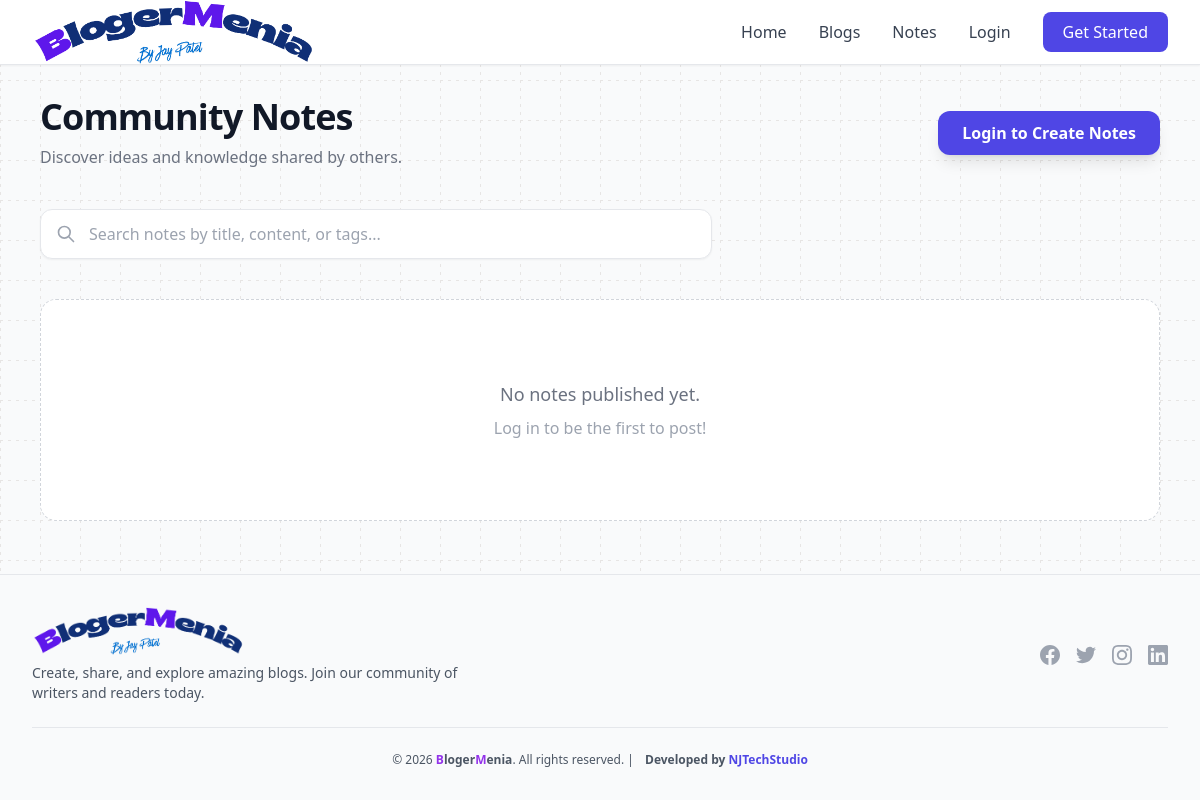
Page /notes/ on the earlier database version.
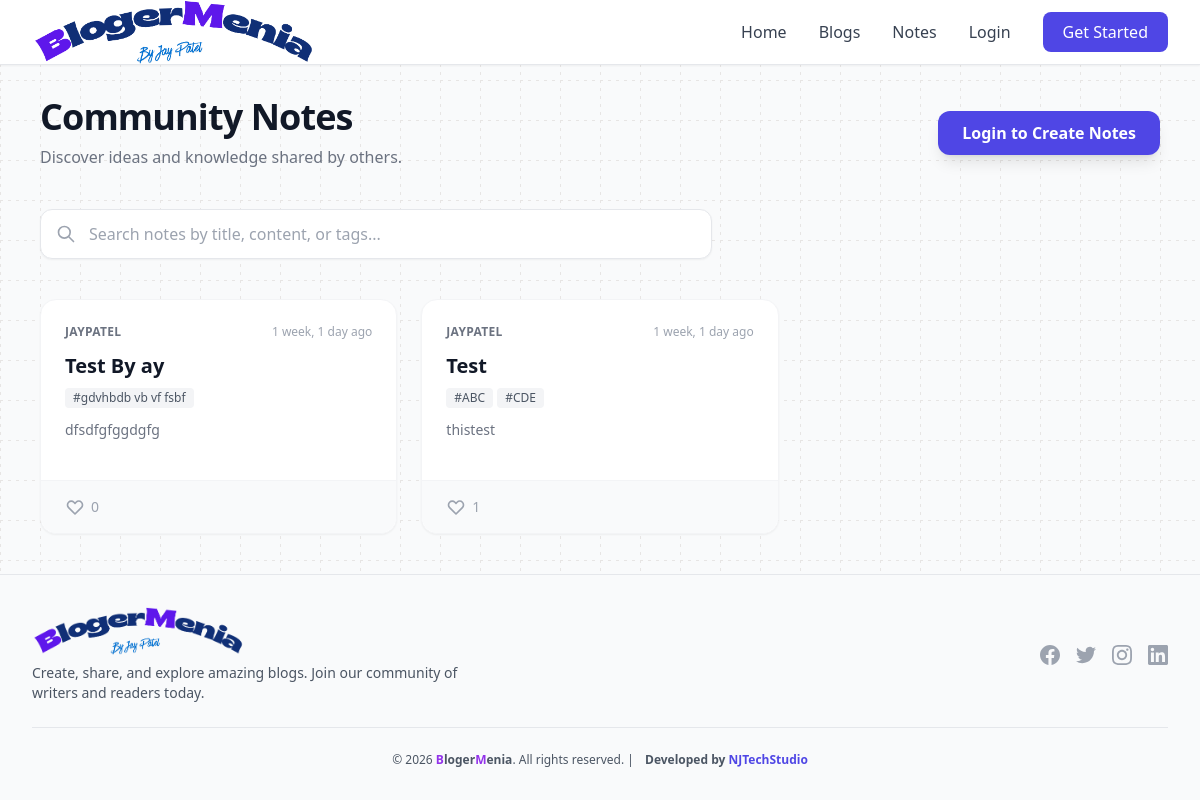
Same page on the later database version.
### notes/models.py (models this page shows, shortened)
class Note(models.Model):
    user = models.ForeignKey(settings.AUTH_USER_MODEL, on_delete=models.CASCADE, related_name='notes')
    title = models.CharField(max_length=200)
    content = models.TextField()
    tags = models.CharField(max_length=500, blank=True, help_text="Comma-separated tags")
    likes = models.ManyToManyField(settings.AUTH_USER_MODEL, related_name='liked_notes', blank=True)
    is_public = models.BooleanField(default=True)
    created_at = models.DateTimeField(auto_now_add=True)
    updated_at = models.DateTimeField(auto_now=True)
    @property
    def total_likes(self):
        return self.likes.count()
    def get_tags_list(self):
        if not self.tags:
            return []
        return [tag.strip() for tag in self.tags.split(',') if tag.strip()]

### blogs/models.py (models this page shows, shortened)
class User(AbstractUser):
    profile_image = models.ImageField(upload_to='profile_images/', null=True, blank=True)
    headline = models.CharField(max_length=255, null=True, blank=True, help_text="A short professional headline")
    bio = models.TextField(null=True, blank=True, help_text="Bio or about section")
    class Meta:
        verbose_name = "User"
        verbose_name_plural = "Users"

### notes/views.py (the view)
# urls.py: path('', views.NoteFeedView.as_view(), name='note_feed'),
class NoteFeedView(ListView):
    model = Note
    template_name = 'notes/note_feed.html'
    context_object_name = 'notes'
    paginate_by = 9
    def get_queryset(self):
        queryset = Note.objects.filter(is_public=True).order_by('-created_at')
        search_query = self.request.GET.get('q')
        if search_query:
            queryset = queryset.filter(
                Q(title__icontains=search_query) |
                Q(content__icontains=search_query) |
                Q(tags__icontains=search_query)
            )
        return queryset
    def get_context_data(self, **kwargs):
        context = super().get_context_data(**kwargs)
        return context

### notes/templates/notes/note_feed.html (shortened to what this page needs)
{% extends 'base.html' %}
{% block content %}
<div class="container mx-auto px-4 py-8 max-w-6xl">
    <div class="flex flex-col md:flex-row justify-between items-center mb-10 gap-4">
        <div>
            <h1 class="text-4xl font-extrabold text-gray-900 tracking-tight">Community Notes</h1>
            <p class="text-gray-500 mt-2">Discover ideas and knowledge shared by others.</p>
        </div>
        {% if user.is_authenticated %}
        <a href="{% url 'my_note_list' %}"
            class="bg-white hover:bg-gray-50 text-gray-700 font-semibold py-2.5 px-6 rounded-xl border border-gray-200 shadow-sm transition-all hover:border-indigo-300 hover:text-indigo-600">
            Go to My Notes
        </a>
        {% else %}
        <a href="{% url 'account_login' %}?next={% url 'my_note_list' %}"
            class="bg-indigo-600 hover:bg-indigo-700 text-white font-semibold py-2.5 px-6 rounded-xl shadow-lg transition-all hover:shadow-indigo-500/30">
            Login to Create Notes
        </a>
        {% endif %}
    </div>
    <div class="mb-10 max-w-2xl">
        <form method="GET" action="" class="relative">
            <input type="text" name="q" value="{{ request.GET.q|default:'' }}"
                placeholder="Search notes by title, content, or tags..."
                class="w-full pl-12 pr-4 py-3 rounded-xl border border-gray-200 focus:border-indigo-500 focus:ring-2 focus:ring-indigo-200 focus:outline-none transition-all shadow-sm text-gray-700">
            <div class="absolute inset-y-0 left-0 pl-4 flex items-center pointer-events-none">
            </div>
        </form>
    </div>
    <div class="grid grid-cols-1 md:grid-cols-2 lg:grid-cols-3 gap-6">
        {% for note in notes %}
        <div class="bg-white rounded-2xl shadow-sm border border-gray-100 flex flex-col group relative h-full cursor-pointer"
            onclick="window.location='{% url 'note_detail' pk=note.pk %}'">
            <div class="p-6 flex-1 flex flex-col">
                <div class="flex justify-between items-start mb-3">
                    <span class="text-xs font-semibold text-gray-500 uppercase tracking-wide">
                        {{ note.user.username }}
                    </span>
                    <span class="text-xs text-gray-400">{{ note.created_at|timesince }} ago</span>
                </div>
                <h2 class="text-xl font-bold text-gray-900 mb-2 line-clamp-2 group-hover:text-indigo-600">
                    {{ note.title }}
                </h2>
                {% if note.tags %}
                <div class="flex flex-wrap gap-1 mb-3">
                    {% for tag in note.get_tags_list|slice:":3" %}
                    <span
                        class="inline-flex items-center px-2 py-0.5 rounded text-xs font-medium bg-gray-100 text-gray-600">
                        #{{ tag }}
                    </span>
                    {% endfor %}
                </div>
                {% endif %}
                <div class="text-gray-500 text-sm line-clamp-3 mb-4">
                    {{ note.content|striptags }}
                </div>
            </div>
            <div
                class="px-6 py-4 bg-gray-50 border-t border-gray-100 flex justify-between items-center rounded-b-2xl mt-auto">
                {% if user.is_authenticated %}
                <form action="{% url 'like_note' pk=note.pk %}" method="POST" class="flex items-center"
                    onclick="event.stopPropagation();">
                    {% csrf_token %}
                    <button type="submit"
                        class="flex items-center gap-1.5 text-gray-500 hover:text-pink-600 transition-colors group/btn">
                        <svg xmlns="http://www.w3.org/2000/svg"
                            class="h-5 w-5 {% if request.user in note.likes.all %}text-pink-600 fill-current{% else %}group-hover/btn:scale-110 transition-transform{% endif %}"
                            fill="none" viewBox="0 0 24 24" stroke="currentColor">
                            <path stroke-linecap="round" stroke-linejoin="round" stroke-width="2"
                                d="M4.318 6.318a4.5 4.5 0 000 6.364L12 20.364l7.682-7.682a4.5 4.5 0 00-6.364-6.364L12 7.636l-1.318-1.318a4.5 4.5 0 00-6.364 0z" />
                        </svg>
                        <span
                            class="font-medium text-sm {% if request.user in note.likes.all %}text-pink-600{% endif %}">
                            {{ note.total_likes }}
                        </span>
                    </button>
                </form>
                {% else %}
                <a href="{% url 'account_login' %}?next={{ request.path }}"
                    class="flex items-center gap-1.5 text-gray-400 hover:text-pink-600 transition-colors"
                    onclick="event.stopPropagation();">
                    <svg xmlns="http://www.w3.org/2000/svg" class="h-5 w-5" fill="none" viewBox="0 0 24 24"
                        stroke="currentColor">
                        <path stroke-linecap="round" stroke-linejoin="round" stroke-width="2"
                            d="M4.318 6.318a4.5 4.5 0 000 6.364L12 20.364l7.682-7.682a4.5 4.5 0 00-6.364-6.364L12 7.636l-1.318-1.318a4.5 4.5 0 00-6.364 0z" />
                    </svg>
                    <span class="font-medium text-sm">{{ note.total_likes }}</span>
                </a>
                {% endif %}
            </div>
        </div>
        {% empty %}
        <div class="col-span-full">
            <div class="text-center py-20 bg-white rounded-2xl border border-dashed border-gray-300">
                <p class="text-gray-500 text-lg">No notes published yet.</p>
                {% if user.is_authenticated %}
                <a href="{% url 'create_note' %}"
                    class="mt-4 inline-block text-indigo-600 font-semibold hover:underline">
                    Create a Note
                </a>
                {% else %}
                <p class="mt-2 text-gray-400">Log in to be the first to post!</p>
                {% endif %}
            </div>
        </div>
        {% endfor %}
    </div>
</div>
{% endblock %}

### templates/base.html (shortened to what this page needs)
{% load static %}
<!DOCTYPE html>
<html lang="en">
<head>
    <script src="https://cdn.tailwindcss.com"></script>
</head>
<body class="bg-gray-50 text-gray-800 flex flex-col min-h-screen">
    {% include 'includes/header.html' %}
    <main class="flex-grow">
        {% block content %}{% endblock %}
    </main>
    {% include 'includes/footer.html' %}
</body>
</html>

### templates/includes/header.html (shortened to what this page needs)
{% load static %}
<nav class="bg-white border-b border-gray-200 sticky top-0 z-50 shadow-sm">
  <div class="max-w-7xl mx-auto px-4 sm:px-6 lg:px-8">
    <div class="flex justify-between items-center h-16">
      <a href="{% url 'home' %}" class="flex items-center gap-2">
        <img src="{% static 'images/logo.png' %}" alt="BlogerMenia Logo" class="h-16 w-auto">
      </a>
      <div class="hidden md:flex items-center space-x-8">
        <a href="{% url 'home' %}"
          class="transition-colors font-medium {% if request.path == '/' %}text-indigo-600 font-semibold{% else %}text-gray-700 hover:text-indigo-600{% endif %}">
          Home
        </a>
        <a href="{% url 'blogs-list' %}" class="text-gray-700 hover:text-indigo-600 transition-colors font-medium">
          Blogs
        </a>
        <a href="{% url 'note_feed' %}" class="text-gray-700 hover:text-indigo-600 transition-colors font-medium">
          Notes
        </a>
        {% if user.is_authenticated %}
        <div class="relative group">
          <button class="flex items-center gap-2 text-gray-700 hover:text-indigo-600 transition-colors font-medium">
            {% if user.profile_image %}
            <img src="{{ user.profile_image.url }}" alt="{{ user.get_display_name }}"
              class="w-8 h-8 rounded-full object-cover border-2 border-indigo-600">
            {% else %}
            <div class="w-8 h-8 bg-indigo-600 rounded-full flex items-center justify-center text-white font-semibold">
              {% if user.first_name %}
              {{ user.first_name.0|upper }}
              {% else %}
              {{ user.email.0|upper }}
              {% endif %}
            </div>
            {% endif %}
            <span>{{ user.get_display_name }}</span>
          </button>
          <div
            class="absolute right-0 mt-2 w-48 bg-white rounded-lg shadow-lg border border-gray-200 py-2 opacity-0 invisible group-hover:opacity-100 group-hover:visible transition-all duration-200">
            <div class="px-4 py-2 border-b border-gray-200">
              <p class="text-sm font-medium text-gray-900">{{ user.get_display_name }}</p>
              <p class="text-xs text-gray-500">{{ user.email }}</p>
            </div>
            <a href="{% url 'profile' %}"
              class="block px-4 py-2 text-sm text-gray-700 hover:bg-gray-100 transition-colors">
              Profile Settings
            </a>
            <a href="{% url 'user-blogs-edit' username=request.user.username %}"
              class="block px-4 py-2 text-sm text-gray-700 hover:bg-gray-100 transition-colors">
              My Blogs
            </a>
            <a href="{% url 'my_note_list' %}"
              class="block px-4 py-2 text-sm text-gray-700 hover:bg-gray-100 transition-colors">
              My Notes
            </a>
            <form method="post" action="{% url 'account_logout' %}" class="m-0">
              {% csrf_token %}
              <button type="submit"
                class="w-full text-left px-4 py-2 text-sm text-gray-700 hover:bg-gray-100 flex items-center gap-2">
                <svg class="w-4 h-4" fill="none" stroke="currentColor" viewBox="0 0 24 24">
                  <path stroke-linecap="round" stroke-linejoin="round" stroke-width="2"
                    d="M17 16l4-4m0 0l-4-4m4 4H7m6 4v1a3 3 0 01-3 3H6a3 3 0 01-3-3V7a3 3 0 013-3h4a3 3 0 013 3v1" />
                </svg>
                Logout
              </button>
            </form>
          </div>
        </div>
        {% else %}
        <a href="{% url 'account_login' %}" class="text-gray-700 hover:text-indigo-600 transition-colors font-medium">
          Login
        </a>
        <a href="{% url 'account_signup' %}"
          class="bg-indigo-600 text-white px-5 py-2 rounded-lg hover:bg-indigo-700 transition-colors font-medium">
          Get Started
        </a>
        {% endif %}
      </div>
    </div>
  </div>
</nav>

### templates/includes/footer.html (shortened to what this page needs)
{% load static %}
<footer class="bg-gray-50 border-t border-gray-200 mt-auto">
  <div class="max-w-7xl mx-auto px-4 sm:px-6 lg:px-8 py-8">
    <div class="flex flex-col md:flex-row justify-between items-center gap-6">
      <div class="text-center md:text-left">
        <a href="{% url 'home' %}" class="inline-flex items-center gap-2 mb-2">
          <img src="{% static 'images/logo.png' %}" alt="BlogerMenia Logo" class="h-12 w-auto">
        </a>
        <p class="text-sm text-gray-600 max-w-md">
          Create, share, and explore amazing blogs. Join our community of writers and readers today.
        </p>
      </div>
      <div class="flex items-center space-x-4">
        <a href="#"
           class="text-gray-400 hover:text-indigo-600 transition-colors"
           aria-label="Facebook">
        </a>
        <a href="#"
           class="text-gray-400 hover:text-indigo-600 transition-colors"
           aria-label="Twitter">
        </a>
        <a href="#"
           class="text-gray-400 hover:text-indigo-600 transition-colors"
           aria-label="Instagram">
        </a>
        <a href="#"
           class="text-gray-400 hover:text-indigo-600 transition-colors"
           aria-label="LinkedIn">
        </a>
      </div>
    </div>
    <div class="mt-6 pt-6 border-t border-gray-200">
      <p class="text-center text-gray-600 text-xs">
        © {% now "Y" %} <span class="font-bold"><span class="text-purple-600">B</span>loger<span class="text-purple-600">M</span>enia</span>. All rights reserved. |
        <span class="font-bold ml-2">Developed by <a href="https://njstudio.com" target="_blank" rel="noopener noreferrer" class="text-indigo-600 hover:text-indigo-800 transition-colors">NJTechStudio</a></span>
      </p>
    </div>
  </div>
</footer>

### templates/base.html (style rules this page uses)
body { position: relative; }
body::before { content: ''; position: fixed; top: 0; left: 0; right: 0; bottom: 0; z-index: 0; pointer-events: none; background-image: linear-gradient(to right, #e7e5e4 1px, transparent 1px), linear-gradient(to bottom, #e7e5e4 1px, transparent 1px); background-size: 20px 20px; background-position: 0 0, 0 0; -webkit-mask-image: repeating-linear-gradient( to right, black 0px, black 3px, transparent 3px, transparent 8px ), repeating-linear-gradient( to bottom, black 0px, black 3px, transparent 3px, transparent 8px ); mask-image: repeating-linear-gradient( to right, black 0px, black 3px, transparent 3px, transparent 8px ), repeating-linear-gradient( to bottom, black 0px, black 3px, transparent 3px, transparent 8px ); -webkit-mask-composite: source-in; mask-composite: intersect; }
body > * { position: relative; z-index: 1; }

Differences in the rows shown:
added Note: user.username "JAYPATEL", created_at "1 week, 1 day", title "Test By ay", get_tags_list "gdvhbdb vb vf fsbf", content "dfsdfgfggdgfg", total_likes "0"
added Note: user.username "JAYPATEL", created_at "1 week, 1 day", title "Test", get_tags_list "ABC" "CDE", content "thistest", total_likes "1"
Other differences:
text no longer shown: "No notes published yet. Log in to be the first to post!"
